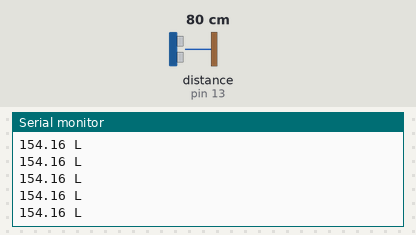
A sketch run on a simulated Arduino Uno, built with avr-gcc and run on an emulated ATmega328P. On the bench: the last lines printed to the serial monitor. Inputs (shaded band) come from the test bench; at power-on: distance to the obstacle (sensor on pin 13) 80 cm. The echo pulse lasts 58.3 µs per cm.

Above: at 9.0 s.
9.1 s: distance to the obstacle (sensor on pin 13) set to 196 cm
At 10.3 s:
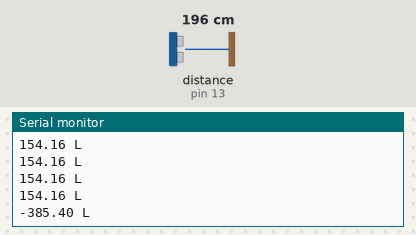
11.1 s: distance to the obstacle (sensor on pin 13) set to 205 cm
At 13.7 s:
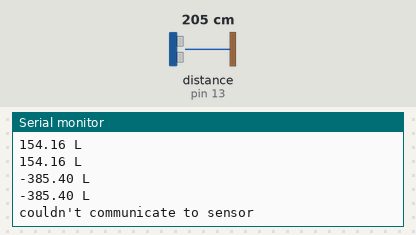

Measured:
- the behaviour switches between 200 and 201 cm on distance to the obstacle (sensor on pin 13) (found by bisection; images 1 and 2)
- after the input at 9.1 s, the serial monitor: prints a new line after 0.79 s (image 1)
- after the input at 11.1 s, the serial monitor: prints a new line after 1.6 s (image 2)

The sketch:

tank_water_level.ino
```cpp
/*
Using this sketch you can calculate water volume in cylinder.
Based on ultrasonic sensor and NewPing library(which provides output smoothing).
tH = Total Height (tank height)
distance = Difference between ultrasonic sensor and water surface. (automaticaly calculated)
f= Fill height calculated by: tH - distance
v= volume calculated by: V(tank) = (πr2*f/1000)
bubblestack - 2016
by
Nika Chkhikvishvili & Davit Gokadze
http://bubblestack.io
*/

#include <NewPing.h>

#define TRIGGER_PIN  12
#define ECHO_PIN     13
#define MAX_DISTANCE 200// donot increse this range for HY-SRF05  sensor.

float distance; // just vaiable declaration.
float tH=80; // Total Height of Tank in cm.
int  offset=35; // Difference above tank total height and ultrasonic placement in cm. this value depends on installation and its constant.
float radius=38; // radius of tank.
float sqr_R=sq(radius); // Square Radius of Tank 10cm*10cm.
float litre=1000; //1 litre 1000 ml.
float volume;
float f; // water/liquid fill height.
float Pi=3.14; // no comments.


NewPing sonar(TRIGGER_PIN, ECHO_PIN, MAX_DISTANCE);

void setup() {
  Serial.begin(9600);
}

void loop() {
  delay(1000);
  int uS = sonar.ping_median(15) ; // median filter, error correction
   distance=(uS / US_ROUNDTRIP_CM - offset); // calculate distance
   f=(tH-distance); //  calculate fill height of tank
   volume=(Pi*sqr_R*f/1000); // calculate volume of liquid

/*   ************** for DEBUG *****************
       Serial.print("Distance: ");
       Serial.println(distance); // debug
       Serial.print("Square Radius: ");
       Serial.println(sqr_R);
       Serial.print("Total Heilght: ");
       Serial.println(tH);
       Serial.print("FILL Height: ");
       Serial.println(f);
       Serial.print("Formula: ");
       Serial.print( Pi );
       Serial.print(" * ");
       Serial.print(sqr_R);
       Serial.print(" * ");
       Serial.print(f);
       Serial.println(" /1000");
*/


   if (distance > 0) { // error detection & hot add
    Serial.print(volume);
      Serial.println(" L");
   } else  {
        Serial.println("couldn't communicate to sensor");
   }

 }
```
